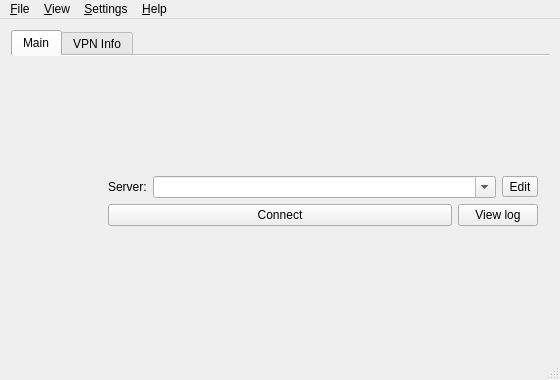
<?xml version="1.0" encoding="UTF-8"?>
<ui version="4.0">
 <class>MainWindow</class>
 <widget class="QMainWindow" name="MainWindow">
  <property name="windowModality">
   <enum>Qt::NonModal</enum>
  </property>
  <property name="geometry">
   <rect>
    <x>0</x>
    <y>0</y>
    <width>560</width>
    <height>380</height>
   </rect>
  </property>
  <property name="sizePolicy">
   <sizepolicy hsizetype="Preferred" vsizetype="Preferred">
    <horstretch>0</horstretch>
    <verstretch>0</verstretch>
   </sizepolicy>
  </property>
  <property name="minimumSize">
   <size>
    <width>320</width>
    <height>220</height>
   </size>
  </property>
  <property name="windowIcon">
   <iconset resource="../openconnect-gui.qrc">
    <normaloff>:/Resources/mono_lock.png</normaloff>:/Resources/mono_lock.png</iconset>
  </property>
  <property name="autoFillBackground">
   <bool>false</bool>
  </property>
  <widget class="QWidget" name="centralWidget">
   <property name="sizePolicy">
    <sizepolicy hsizetype="MinimumExpanding" vsizetype="MinimumExpanding">
     <horstretch>0</horstretch>
     <verstretch>0</verstretch>
    </sizepolicy>
   </property>
   <layout class="QHBoxLayout" name="horizontalLayout">
    <item>
     <widget class="QTabWidget" name="tabWidget">
      <property name="autoFillBackground">
       <bool>false</bool>
      </property>
      <property name="tabPosition">
       <enum>QTabWidget::North</enum>
      </property>
      <property name="tabShape">
       <enum>QTabWidget::Rounded</enum>
      </property>
      <property name="currentIndex">
       <number>0</number>
      </property>
      <property name="documentMode">
       <bool>true</bool>
      </property>
      <property name="tabsClosable">
       <bool>false</bool>
      </property>
      <property name="movable">
       <bool>false</bool>
      </property>
      <widget class="QWidget" name="tabWidget_main">
       <property name="accessibleName">
        <string/>
       </property>
       <attribute name="title">
        <string>Main</string>
       </attribute>
       <layout class="QGridLayout" name="gridLayout_2">
        <item row="0" column="0">
         <layout class="QHBoxLayout" name="horizontalLayout_4" stretch="1,3">
          <item>
           <layout class="QVBoxLayout" name="verticalLayout_2">
            <property name="spacing">
             <number>0</number>
            </property>
            <item>
             <widget class="QLabel" name="iconLabel">
              <property name="maximumSize">
               <size>
                <width>80</width>
                <height>80</height>
               </size>
              </property>
              <property name="scaledContents">
               <bool>true</bool>
              </property>
             </widget>
            </item>
           </layout>
          </item>
          <item>
           <layout class="QVBoxLayout" name="verticalLayout">
            <item>
             <layout class="QHBoxLayout" name="horizontalLayout_Profiles" stretch="0,4,0">
              <item>
               <widget class="QLabel" name="serverLabel">
                <property name="text">
                 <string>Server:</string>
                </property>
               </widget>
              </item>
              <item>
               <widget class="QComboBox" name="serverList">
                <property name="editable">
                 <bool>true</bool>
                </property>
               </widget>
              </item>
              <item>
               <widget class="QToolButton" name="serverListControl">
                <property name="whatsThis">
                 <string>Edit</string>
                </property>
                <property name="text">
                 <string>Edit</string>
                </property>
                <property name="icon">
                 <iconset resource="../openconnect-gui.qrc">
                  <normaloff>:/images/profiles.png</normaloff>:/images/profiles.png</iconset>
                </property>
                <property name="popupMode">
                 <enum>QToolButton::InstantPopup</enum>
                </property>
               </widget>
              </item>
             </layout>
            </item>
            <item>
             <layout class="QHBoxLayout" name="horizontalLayout_Buttons" stretch="4,0">
              <item>
               <widget class="QPushButton" name="connectionButton">
                <property name="text">
                 <string>Connect</string>
                </property>
                <property name="icon">
                 <iconset resource="../openconnect-gui.qrc">
                  <normaloff>:/images/network-wired.png</normaloff>:/images/network-wired.png</iconset>
                </property>
               </widget>
              </item>
              <item>
               <widget class="QPushButton" name="viewLogButton">
                <property name="text">
                 <string>View log</string>
                </property>
                <property name="icon">
                 <iconset resource="../openconnect-gui.qrc">
                  <normaloff>:/images/edit-find.png</normaloff>:/images/edit-find.png</iconset>
                </property>
               </widget>
              </item>
             </layout>
            </item>
           </layout>
          </item>
         </layout>
        </item>
       </layout>
      </widget>
      <widget class="QWidget" name="tabWidget_vpnInfo">
       <attribute name="title">
        <string>VPN Info</string>
       </attribute>
       <layout class="QVBoxLayout" name="verticalLayout_3">
        <item>
         <layout class="QFormLayout" name="formLayout">
          <property name="fieldGrowthPolicy">
           <enum>QFormLayout::ExpandingFieldsGrow</enum>
          </property>
          <property name="formAlignment">
           <set>Qt::AlignJustify|Qt::AlignTop</set>
          </property>
          <item row="0" column="0">
           <widget class="QLabel" name="ipV4LabelText">
            <property name="text">
             <string>IPv4:</string>
            </property>
           </widget>
          </item>
          <item row="0" column="1">
           <widget class="QLabel" name="ipV4Label">
            <property name="alignment">
             <set>Qt::AlignLeading|Qt::AlignLeft|Qt::AlignVCenter</set>
            </property>
            <property name="textInteractionFlags">
             <set>Qt::LinksAccessibleByMouse|Qt::TextSelectableByMouse</set>
            </property>
           </widget>
          </item>
          <item row="1" column="0">
           <widget class="QLabel" name="ipV6LabelText">
            <property name="text">
             <string>IPv6:</string>
            </property>
           </widget>
          </item>
          <item row="1" column="1">
           <widget class="QLabel" name="ipV6Label">
            <property name="alignment">
             <set>Qt::AlignLeading|Qt::AlignLeft|Qt::AlignVCenter</set>
            </property>
            <property name="textInteractionFlags">
             <set>Qt::LinksAccessibleByMouse|Qt::TextSelectableByMouse</set>
            </property>
           </widget>
          </item>
          <item row="2" column="0">
           <widget class="QLabel" name="dnsLabelText">
            <property name="text">
             <string>DNS:</string>
            </property>
           </widget>
          </item>
          <item row="2" column="1">
           <widget class="QLabel" name="dnsLabel">
            <property name="alignment">
             <set>Qt::AlignLeading|Qt::AlignLeft|Qt::AlignVCenter</set>
            </property>
            <property name="textInteractionFlags">
             <set>Qt::LinksAccessibleByMouse|Qt::TextSelectableByMouse</set>
            </property>
           </widget>
          </item>
          <item row="3" column="0">
           <widget class="QLabel" name="cipherCSTPLabelText">
            <property name="text">
             <string>Cipher:</string>
            </property>
           </widget>
          </item>
          <item row="3" column="1">
           <widget class="QLabel" name="cipherCSTPLabel">
            <property name="alignment">
             <set>Qt::AlignLeading|Qt::AlignLeft|Qt::AlignVCenter</set>
            </property>
           </widget>
          </item>
          <item row="4" column="0">
           <widget class="QLabel" name="cipherDTLSLabelText">
            <property name="text">
             <string>DTLS Cipher:</string>
            </property>
           </widget>
          </item>
          <item row="4" column="1">
           <widget class="QLabel" name="cipherDTLSLabel">
            <property name="alignment">
             <set>Qt::AlignLeading|Qt::AlignLeft|Qt::AlignVCenter</set>
            </property>
           </widget>
          </item>
          <item row="5" column="0">
           <widget class="QLabel" name="downloadLabelText">
            <property name="text">
             <string>Download:</string>
            </property>
           </widget>
          </item>
          <item row="6" column="0">
           <widget class="QLabel" name="uploadLaberText">
            <property name="text">
             <string>Upload:</string>
            </property>
           </widget>
          </item>
          <item row="5" column="1">
           <widget class="QLabel" name="downloadLabel">
            <property name="alignment">
             <set>Qt::AlignLeading|Qt::AlignLeft|Qt::AlignVCenter</set>
            </property>
            <property name="textInteractionFlags">
             <set>Qt::LinksAccessibleByMouse|Qt::TextSelectableByMouse</set>
            </property>
           </widget>
          </item>
          <item row="6" column="1">
           <widget class="QLabel" name="uploadLabel">
            <property name="alignment">
             <set>Qt::AlignLeading|Qt::AlignLeft|Qt::AlignVCenter</set>
            </property>
            <property name="textInteractionFlags">
             <set>Qt::LinksAccessibleByMouse|Qt::TextSelectableByMouse</set>
            </property>
           </widget>
          </item>
         </layout>
        </item>
       </layout>
      </widget>
     </widget>
    </item>
   </layout>
  </widget>
  <widget class="QStatusBar" name="statusBar"/>
  <widget class="QMenuBar" name="menuBar">
   <property name="geometry">
    <rect>
     <x>0</x>
     <y>0</y>
     <width>436</width>
     <height>23</height>
    </rect>
   </property>
   <widget class="QMenu" name="menuFile">
    <property name="title">
     <string>&amp;File</string>
    </property>
    <widget class="QMenu" name="menuProfiles">
     <property name="title">
      <string>&amp;Profiles</string>
     </property>
     <addaction name="actionNewProfile"/>
     <addaction name="actionNewProfileAdvanced"/>
     <addaction name="actionEditSelectedProfile"/>
     <addaction name="actionRemoveSelectedProfile"/>
    </widget>
    <addaction name="menuProfiles"/>
    <addaction name="separator"/>
    <addaction name="actionQuit"/>
   </widget>
   <widget class="QMenu" name="menuHelp">
    <property name="title">
     <string>&amp;Help</string>
    </property>
    <addaction name="actionWebSite"/>
    <addaction name="actionReport_an_issue"/>
    <addaction name="actionLicense"/>
    <addaction name="separator"/>
    <addaction name="actionCheckForUpdates"/>
    <addaction name="separator"/>
    <addaction name="actionAbout"/>
   </widget>
   <widget class="QMenu" name="menuView">
    <property name="title">
     <string>&amp;View</string>
    </property>
    <addaction name="actionLogWindow"/>
   </widget>
   <widget class="QMenu" name="menuSettings">
    <property name="title">
     <string>&amp;Settings</string>
    </property>
    <widget class="QMenu" name="menuLog_Level">
     <property name="title">
      <string>Log Level</string>
     </property>
     <addaction name="actionError"/>
     <addaction name="actionInfo"/>
     <addaction name="actionDebug"/>
     <addaction name="actionTrace"/>
    </widget>
    <addaction name="actionMinimizeToTheNotificationArea"/>
    <addaction name="actionMinimizeTheApplicationInsteadOfClosing"/>
    <addaction name="separator"/>
    <addaction name="actionStartMinimized"/>
    <addaction name="separator"/>
    <addaction name="actionSingleInstanceMode"/>
    <addaction name="menuLog_Level"/>
   </widget>
   <addaction name="menuFile"/>
   <addaction name="menuView"/>
   <addaction name="menuSettings"/>
   <addaction name="menuHelp"/>
  </widget>
  <action name="actionQuit">
   <property name="text">
    <string>&amp;Quit</string>
   </property>
   <property name="shortcut">
    <string>Ctrl+Q</string>
   </property>
  </action>
  <action name="actionCheckForUpdates">
   <property name="text">
    <string>Check for &amp;Updates</string>
   </property>
  </action>
  <action name="actionAbout">
   <property name="text">
    <string>&amp;About</string>
   </property>
   <property name="statusTip">
    <string>Show the application's About info</string>
   </property>
  </action>
  <action name="actionMinimize">
   <property name="text">
    <string>Mi&amp;nimize</string>
   </property>
   <property name="toolTip">
    <string>Minimize</string>
   </property>
  </action>
  <action name="actionRestore">
   <property name="text">
    <string>&amp;Restore</string>
   </property>
   <property name="toolTip">
    <string>Restore</string>
   </property>
  </action>
  <action name="actionNewProfile">
   <property name="icon">
    <iconset resource="../openconnect-gui.qrc">
     <normaloff>:/images/text-new.png</normaloff>:/images/text-new.png</iconset>
   </property>
   <property name="text">
    <string>&amp;New profile</string>
   </property>
   <property name="toolTip">
    <string>New quick connect profile</string>
   </property>
   <property name="shortcut">
    <string>Ctrl+N</string>
   </property>
  </action>
  <action name="actionEditSelectedProfile">
   <property name="icon">
    <iconset resource="../openconnect-gui.qrc">
     <normaloff>:/images/text-editor.png</normaloff>:/images/text-editor.png</iconset>
   </property>
   <property name="text">
    <string>&amp;Edit selected profile</string>
   </property>
   <property name="shortcut">
    <string>Ctrl+E</string>
   </property>
  </action>
  <action name="actionRemoveSelectedProfile">
   <property name="icon">
    <iconset resource="../openconnect-gui.qrc">
     <normaloff>:/images/trashcan.png</normaloff>:/images/trashcan.png</iconset>
   </property>
   <property name="text">
    <string>&amp;Remove selected profile</string>
   </property>
   <property name="shortcut">
    <string>Ctrl+R</string>
   </property>
  </action>
  <action name="actionLogWindow">
   <property name="icon">
    <iconset resource="../openconnect-gui.qrc">
     <normaloff>:/images/edit-find.png</normaloff>:/images/edit-find.png</iconset>
   </property>
   <property name="text">
    <string>&amp;Log window</string>
   </property>
   <property name="toolTip">
    <string>View log window</string>
   </property>
   <property name="shortcut">
    <string>Ctrl+L</string>
   </property>
  </action>
  <action name="actionMinimizeToTheNotificationArea">
   <property name="checkable">
    <bool>true</bool>
   </property>
   <property name="text">
    <string>Minimize to the notification &amp;area</string>
   </property>
  </action>
  <action name="actionMinimizeTheApplicationInsteadOfClosing">
   <property name="checkable">
    <bool>true</bool>
   </property>
   <property name="text">
    <string>Minimize instead of &amp;closing</string>
   </property>
  </action>
  <action name="actionStartMinimized">
   <property name="checkable">
    <bool>true</bool>
   </property>
   <property name="text">
    <string>Start &amp;minimized</string>
   </property>
  </action>
  <action name="actionWebSite">
   <property name="text">
    <string>&amp;Web site</string>
   </property>
   <property name="statusTip">
    <string>Opens the browser and go to OpenConnect VPN site</string>
   </property>
  </action>
  <action name="actionLicense">
   <property name="text">
    <string>&amp;License info</string>
   </property>
   <property name="statusTip">
    <string>Information about license and build</string>
   </property>
  </action>
  <action name="actionSingleInstanceMode">
   <property name="checkable">
    <bool>true</bool>
   </property>
   <property name="enabled">
    <bool>false</bool>
   </property>
   <property name="text">
    <string>&amp;Single instance mode</string>
   </property>
  </action>
  <action name="actionNewProfileAdvanced">
   <property name="icon">
    <iconset resource="../openconnect-gui.qrc">
     <normaloff>:/images/text-new.png</normaloff>:/images/text-new.png</iconset>
   </property>
   <property name="text">
    <string>New profile (&amp;advanced)</string>
   </property>
   <property name="toolTip">
    <string>New profile (advanced setup)</string>
   </property>
   <property name="shortcut">
    <string>Ctrl+Shift+N</string>
   </property>
  </action>
  <action name="actionReport_an_issue">
   <property name="text">
    <string>Report an issue</string>
   </property>
  </action>
  <actiongroup name="LogLevelGroup">
   <action name="actionError">
    <property name="checkable">
     <bool>true</bool>
    </property>
    <property name="text">
     <string>Error</string>
    </property>
   </action>
   <action name="actionInfo">
    <property name="checkable">
     <bool>true</bool>
    </property>
    <property name="text">
     <string>Info</string>
    </property>
   </action>
   <action name="actionDebug">
    <property name="checkable">
     <bool>true</bool>
    </property>
    <property name="text">
     <string>Debug</string>
    </property>
   </action>
   <action name="actionTrace">
    <property name="checkable">
     <bool>true</bool>
    </property>
    <property name="text">
     <string>Trace</string>
    </property>
   </action>
  </actiongroup>
 </widget>
 <layoutdefault spacing="6" margin="11"/>
 <resources>
  <include location="../openconnect-gui.qrc"/>
 </resources>
 <connections>
  <connection>
   <sender>actionMinimize</sender>
   <signal>triggered()</signal>
   <receiver>MainWindow</receiver>
   <slot>showMinimized()</slot>
   <hints>
    <hint type="sourcelabel">
     <x>-1</x>
     <y>-1</y>
    </hint>
    <hint type="destinationlabel">
     <x>217</x>
     <y>117</y>
    </hint>
   </hints>
  </connection>
  <connection>
   <sender>actionRestore</sender>
   <signal>triggered()</signal>
   <receiver>MainWindow</receiver>
   <slot>showNormal()</slot>
   <hints>
    <hint type="sourcelabel">
     <x>-1</x>
     <y>-1</y>
    </hint>
    <hint type="destinationlabel">
     <x>217</x>
     <y>117</y>
    </hint>
   </hints>
  </connection>
  <connection>
   <sender>actionLogWindow</sender>
   <signal>triggered()</signal>
   <receiver>viewLogButton</receiver>
   <slot>click()</slot>
   <hints>
    <hint type="sourcelabel">
     <x>-1</x>
     <y>-1</y>
    </hint>
    <hint type="destinationlabel">
     <x>366</x>
     <y>163</y>
    </hint>
   </hints>
  </connection>
 </connections>
 <slots>
  <slot>on_connectClicked()</slot>
 </slots>
</ui>
